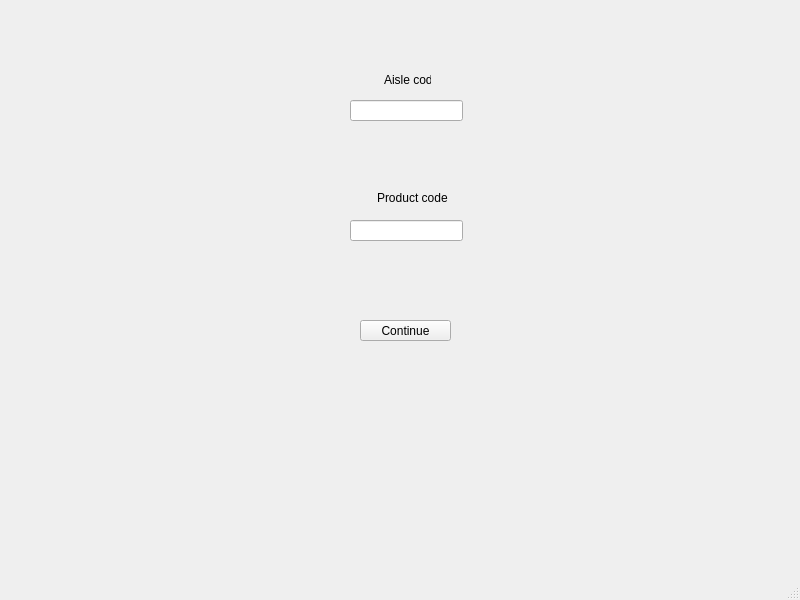
<?xml version="1.0" encoding="UTF-8"?>
<ui version="4.0">
 <class>ShowBrands</class>
 <widget class="QMainWindow" name="ShowBrands">
  <property name="geometry">
   <rect>
    <x>0</x>
    <y>0</y>
    <width>800</width>
    <height>600</height>
   </rect>
  </property>
  <property name="windowTitle">
   <string>MainWindow</string>
  </property>
  <widget class="QWidget" name="centralwidget">
   <widget class="QLineEdit" name="aisleCode">
    <property name="geometry">
     <rect>
      <x>350</x>
      <y>100</y>
      <width>113</width>
      <height>21</height>
     </rect>
    </property>
   </widget>
   <widget class="QLineEdit" name="prodCode">
    <property name="geometry">
     <rect>
      <x>350</x>
      <y>220</y>
      <width>113</width>
      <height>21</height>
     </rect>
    </property>
   </widget>
   <widget class="QLabel" name="label">
    <property name="geometry">
     <rect>
      <x>384</x>
      <y>73</y>
      <width>47</width>
      <height>13</height>
     </rect>
    </property>
    <property name="text">
     <string>Aisle code</string>
    </property>
   </widget>
   <widget class="QLabel" name="label_2">
    <property name="geometry">
     <rect>
      <x>377</x>
      <y>190</y>
      <width>71</width>
      <height>16</height>
     </rect>
    </property>
    <property name="text">
     <string>Product code</string>
    </property>
   </widget>
   <widget class="QPushButton" name="pushButton">
    <property name="geometry">
     <rect>
      <x>360</x>
      <y>320</y>
      <width>91</width>
      <height>21</height>
     </rect>
    </property>
    <property name="text">
     <string>Continue</string>
    </property>
   </widget>
  </widget>
  <widget class="QStatusBar" name="statusbar"/>
 </widget>
 <resources/>
 <connections/>
</ui>
